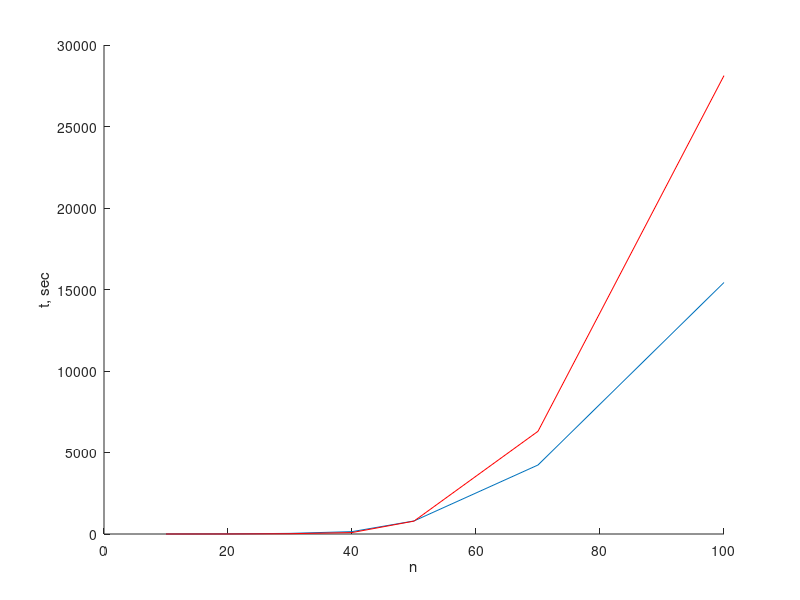

The MATLAB source for this figure:
Ns = [10 20 30 40 50 70 100]
Tmat = [0.99 8.44 39.1 145.5 800 4233 15430]
Tkron = [0.16 2.9 18.5 88 791 6301 28123]

hold on;
plot(Ns, Tmat)
plot(Ns, Tkron, 'r')
xlabel('n');
ylabel('t, sec');
